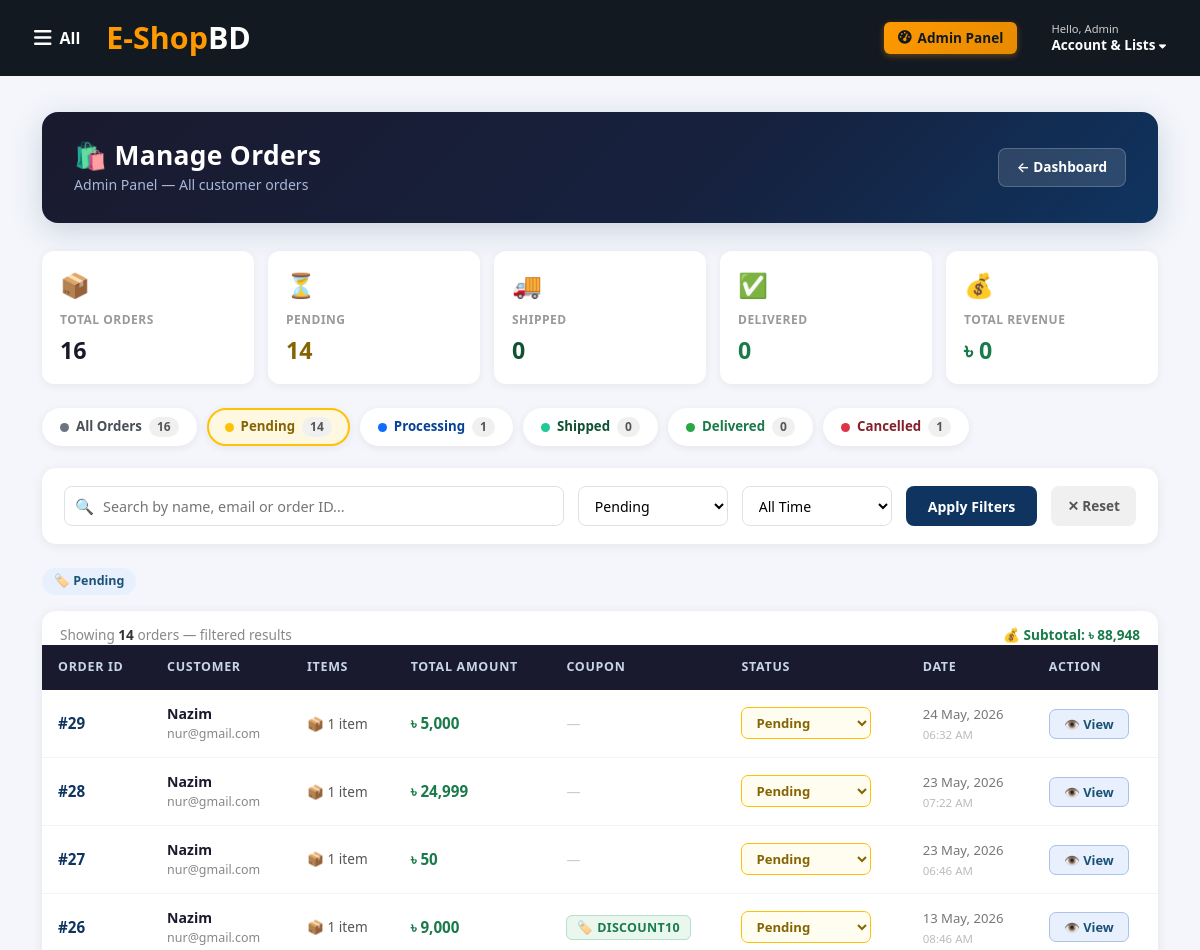
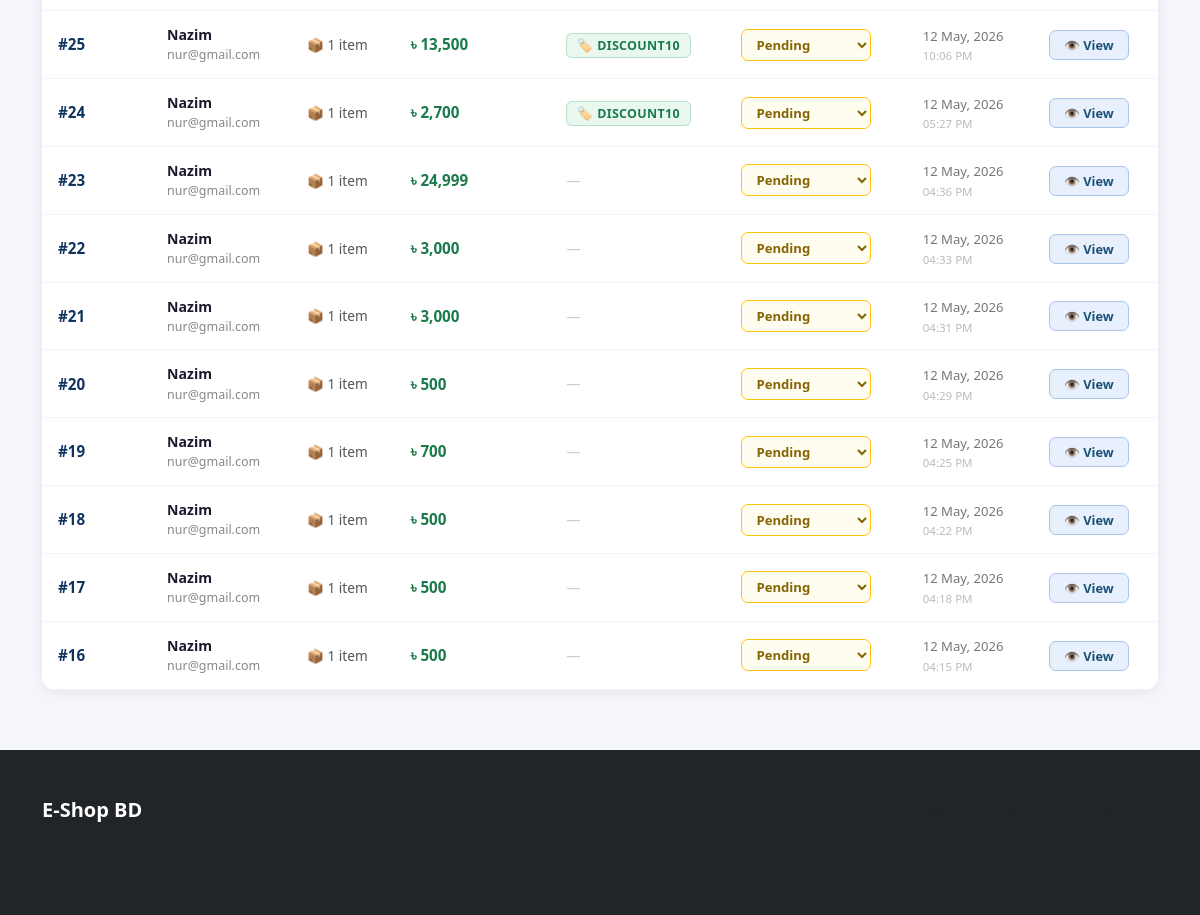
/admin/manage_orders.php?status=Pending (signed in), run on the app's committed database (2 pictures, top to bottom).
### tables this page shows
CREATE TABLE `orders` (
  `id` int(11) NOT NULL,
  `user_id` int(11) DEFAULT NULL,
  `total_amount` decimal(10,2) DEFAULT NULL,
  `coupon_code` varchar(50) DEFAULT NULL,
  `status` varchar(50) DEFAULT NULL,
  `created_at` timestamp NOT NULL DEFAULT current_timestamp(),
  `tracking_number` varchar(50) DEFAULT NULL,
  `estimated_delivery` date DEFAULT NULL,
  `notes` text DEFAULT NULL,
  `seller_id` int(11) DEFAULT NULL
);

CREATE TABLE `users` (
  `id` int(11) NOT NULL,
  `name` varchar(100) DEFAULT NULL,
  `email` varchar(100) DEFAULT NULL,
  `password` varchar(255) DEFAULT NULL,
  `role` enum('admin','user','seller','category_manager') DEFAULT 'user',
  `created_at` timestamp NOT NULL DEFAULT current_timestamp(),
  `phone` varchar(15) DEFAULT NULL,
  `address` text DEFAULT NULL,
  `city` varchar(50) DEFAULT NULL,
  `seller_status` enum('pending','approved','rejected') DEFAULT NULL,
  `shop_name` varchar(100) DEFAULT NULL,
  `seller_request_at` timestamp NULL DEFAULT NULL,
  `seller_approved_at` timestamp NULL DEFAULT NULL,
  `seller_address` text DEFAULT NULL
);

### admin/manage_orders.php (the view, shortened to what this page needs)
<?php
include("../config/db.php");
$filter_status = isset($_GET['status']) ? mysqli_real_escape_string($conn, trim($_GET['status'])) : '';
$filter_search = isset($_GET['search']) ? mysqli_real_escape_string($conn, trim($_GET['search'])) : '';
$filter_date   = isset($_GET['date'])   ? $_GET['date'] : '';
$valid_statuses = ['Pending', 'Processing', 'Shipped', 'Delivered', 'Cancelled'];
$where_clauses = ["1=1"];
if (!empty($filter_status) && in_array($filter_status, $valid_statuses)) {
    $where_clauses[] = "o.status = '$filter_status'";
}
$where_sql = implode(' AND ', $where_clauses);
$result = $conn->query("
    SELECT o.id, o.total_amount, o.coupon_code, o.status, o.created_at,
           u.name as customer_name, u.email,
           COUNT(oi.id) as item_count,
           SUM(oi.quantity) as total_items
    FROM orders o
    JOIN users u ON o.user_id = u.id
    LEFT JOIN order_items oi ON o.id = oi.order_id
    WHERE $where_sql
    GROUP BY o.id
    ORDER BY o.created_at DESC
");
$counts = ['all' => 0, 'Pending' => 0, 'Processing' => 0, 'Shipped' => 0, 'Delivered' => 0, 'Cancelled' => 0];
$count_result = $conn->query("SELECT status, COUNT(*) as cnt FROM orders GROUP BY status");
while ($crow = $count_result->fetch_assoc()) {
    if (isset($counts[$crow['status']])) {
        $counts[$crow['status']] = $crow['cnt'];
    }
    $counts['all'] += $crow['cnt'];
}
$revenue_result = $conn->query("
    SELECT SUM(o.total_amount) as total_revenue
    FROM orders o
    JOIN users u ON o.user_id = u.id
    WHERE $where_sql
");
$total_revenue = $revenue_result->fetch_assoc()['total_revenue'] ?? 0;
?>
<?php include("../includes/header.php"); ?>
<div class="orders-page">
<div class="container">
    <div class="page-header-card">
        <div>
            <h1>🛍 Manage Orders</h1>
            <div class="subtitle">Admin Panel — All customer orders</div>
        </div>
        <div class="header-actions">
            <a href="dashboard.php" class="btn-back">← Dashboard</a>
        </div>
    </div>
    <div class="summary-tiles">
        <div class="summary-tile">
            <div class="tile-icon">📦</div>
            <div class="tile-label">Total Orders</div>
            <div class="tile-value"><?= $counts['all'] ?></div>
        </div>
        <div class="summary-tile">
            <div class="tile-icon">⏳</div>
            <div class="tile-label">Pending</div>
            <div class="tile-value" style="color:#856404;"><?= $counts['Pending'] ?></div>
        </div>
        <div class="summary-tile">
            <div class="tile-icon">🚚</div>
            <div class="tile-label">Shipped</div>
            <div class="tile-value" style="color:#0f5132;"><?= $counts['Shipped'] ?></div>
        </div>
        <div class="summary-tile">
            <div class="tile-icon">✅</div>
            <div class="tile-label">Delivered</div>
            <div class="tile-value" style="color:#1a7a4a;"><?= $counts['Delivered'] ?></div>
        </div>
        <div class="summary-tile tile-revenue">
            <div class="tile-icon">💰</div>
            <div class="tile-label">Total Revenue</div>
            <div class="tile-value">৳ <?= number_format(array_sum(
                array_column(
                    iterator_to_array((function() use ($conn) {
                        $r = $conn->query("SELECT SUM(total_amount) as t FROM orders WHERE status='Delivered'");
                        yield $r->fetch_assoc();
                    })()),
                    't'
                )
            )) ?></div>
        </div>
    </div>
    <?php
        $pill_params = function($status) use ($filter_search, $filter_date) {
            $p = [];
            if ($status)       $p[] = 'status=' . urlencode($status);
            if ($filter_search) $p[] = 'search=' . urlencode($filter_search);
            if ($filter_date)  $p[] = 'date='   . urlencode($filter_date);
            return 'manage_orders.php' . ($p ? '?' . implode('&', $p) : '');
        };
    ?>
    <div class="stat-pills">
        <a href="<?= $pill_params('') ?>"
           class="stat-pill pill-all <?= !$filter_status ? 'active' : '' ?>">
            <span class="dot"></span> All Orders <span class="count"><?= $counts['all'] ?></span>
        </a>
        <a href="<?= $pill_params('Pending') ?>"
           class="stat-pill pill-pending <?= $filter_status === 'Pending' ? 'active' : '' ?>">
            <span class="dot"></span> Pending <span class="count"><?= $counts['Pending'] ?></span>
        </a>
        <a href="<?= $pill_params('Processing') ?>"
           class="stat-pill pill-processing <?= $filter_status === 'Processing' ? 'active' : '' ?>">
            <span class="dot"></span> Processing <span class="count"><?= $counts['Processing'] ?></span>
        </a>
        <a href="<?= $pill_params('Shipped') ?>"
           class="stat-pill pill-shipped <?= $filter_status === 'Shipped' ? 'active' : '' ?>">
            <span class="dot"></span> Shipped <span class="count"><?= $counts['Shipped'] ?></span>
        </a>
        <a href="<?= $pill_params('Delivered') ?>"
           class="stat-pill pill-delivered <?= $filter_status === 'Delivered' ? 'active' : '' ?>">
            <span class="dot"></span> Delivered <span class="count"><?= $counts['Delivered'] ?></span>
        </a>
        <a href="<?= $pill_params('Cancelled') ?>"
           class="stat-pill pill-cancelled <?= $filter_status === 'Cancelled' ? 'active' : '' ?>">
            <span class="dot"></span> Cancelled <span class="count"><?= $counts['Cancelled'] ?></span>
        </a>
    </div>
    <form method="GET" action="manage_orders.php" class="filter-card">
        <div class="search-wrap">
            <span class="search-icon">🔍</span>
            <input type="text" name="search"
                   placeholder="Search by name, email or order ID..."
                   value="<?= htmlspecialchars($filter_search) ?>">
        </div>
        <select name="status">
            <?php foreach ($valid_statuses as $s): ?>
                <option value="<?= $s ?>" <?= $filter_status === $s ? 'selected' : '' ?>>
                    <?= $s ?>
                </option>
            <?php endforeach; ?>
        </select>
        <select name="date">
            <option value="">All Time</option>
        </select>
        <button type="submit" class="btn-filter">Apply Filters</button>
        <?php if ($filter_search || $filter_status || $filter_date): ?>
            <a href="manage_orders.php" class="btn-reset">✕ Reset</a>
        <?php endif; ?>
    </form>
    <?php if ($filter_search || $filter_status || $filter_date): ?>
        <div class="mb-3 d-flex flex-wrap gap-2">
            <?php if ($filter_status): ?>
                <span class="active-filter-badge">🏷 <?= $filter_status ?></span>
            <?php endif; ?>
        </div>
    <?php endif; ?>
    <div class="table-card">
        <?php $total = $result->num_rows; ?>
        <div class="results-info">
            <span>
                Showing <strong><?= $total ?></strong> order<?= $total != 1 ? 's' : '' ?>
                <?= ($filter_search || $filter_status || $filter_date) ? '— filtered results' : '' ?>
            </span>
            <?php if ($total > 0): ?>
                <span class="revenue-summary">
                    💰 Subtotal: ৳ <?= number_format($total_revenue) ?>
                </span>
            <?php endif; ?>
        </div>
        <div class="table-responsive">
        <table class="table">
            <thead>
                <tr>
                    <th>Order ID</th>
                    <th>Customer</th>
                    <th>Items</th>
                    <th>Total Amount</th>
                    <th>Coupon</th>
                    <th>Status</th>
                    <th>Date</th>
                    <th>Action</th>
                </tr>
            </thead>
            <tbody>
                <?php if ($total > 0): ?>
                    <?php while ($order = $result->fetch_assoc()): ?>
                        <?php
                            $st           = $order['status'];
                            $select_class = 'status-' . strtolower($st);
                        ?>
                        <tr>
                            <td>
                                <span class="order-id">#<?= $order['id'] ?></span>
                            </td>
                            <td>
                                <div class="customer-name"><?= htmlspecialchars($order['customer_name']) ?></div>
                                <div class="customer-email"><?= htmlspecialchars($order['email']) ?></div>
                            </td>
                            <td>
                                <span class="items-tag">
                                    📦 <?= $order['item_count'] ?> item<?= $order['item_count'] != 1 ? 's' : '' ?>
                                </span>
                            </td>
                            <td>
                                <span class="price-tag">৳ <?= number_format($order['total_amount']) ?></span>
                            </td>
                            <td>
                                <?php if (!empty($order['coupon_code'])): ?>
                                    <span class="coupon-badge">🏷 <?= htmlspecialchars($order['coupon_code']) ?></span>
                                <?php else: ?>
                                    <span style="color:#ccc;">—</span>
                                <?php endif; ?>
                            </td>
                            <td>
                                <form method="POST" class="d-inline">
                                    <select name="status"
                                            class="status-select <?= $select_class ?>"
                                            onchange="this.form.submit()">
                                        <?php foreach ($valid_statuses as $s): ?>
                                            <option value="<?= $s ?>" <?= $order['status'] === $s ? 'selected' : '' ?>>
                                                <?= $s ?>
                                            </option>
                                        <?php endforeach; ?>
                                    </select>
                                </form>
                            </td>
                            <td>
                                <span class="date-tag">
                                    <?= date('d M, Y', strtotime($order['created_at'])) ?>
                                </span>
                                <div style="font-size:0.72rem; color:#bbb; margin-top:1px;">
                                    <?= date('h:i A', strtotime($order['created_at'])) ?>
                                </div>
                            </td>
                            <td>
                                <a href="order_details.php?id=<?= $order['id'] ?>" class="btn-view">
                                    👁 View
                                </a>
                            </td>
                        </tr>
                    <?php endwhile; ?>
                <?php endif; ?>
            </tbody>
        </table>
        </div>
    </div>
</div>
</div>
<?php include("../includes/footer.php"); ?>

### data on the page
orders: id "29", user.name "Nazim", user.email "nur@gmail.com", item_count "1", total_amount "5,000", status "Pending", created_at "24 May, 2026", created_at "06:32 AM"
orders: id "28", user.name "Nazim", user.email "nur@gmail.com", item_count "1", total_amount "24,999", status "Pending", created_at "23 May, 2026", created_at "07:22 AM"
orders: id "27", user.name "Nazim", user.email "nur@gmail.com", item_count "1", total_amount "50", status "Pending", created_at "23 May, 2026", created_at "06:46 AM"
orders: id "26", user.name "Nazim", user.email "nur@gmail.com", item_count "1", total_amount "9,000", coupon_code "DISCOUNT10", status "Pending", created_at "13 May, 2026", created_at "08:46 AM"
orders: id "25", user.name "Nazim", user.email "nur@gmail.com", item_count "1", total_amount "13,500", coupon_code "DISCOUNT10", status "Pending", created_at "12 May, 2026", created_at "10:06 PM"
orders: id "24", user.name "Nazim", user.email "nur@gmail.com", item_count "1", total_amount "2,700", coupon_code "DISCOUNT10", status "Pending", created_at "12 May, 2026", created_at "05:27 PM"
orders: id "23", user.name "Nazim", user.email "nur@gmail.com", item_count "1", total_amount "24,999", status "Pending", created_at "12 May, 2026", created_at "04:36 PM"
orders: id "22", user.name "Nazim", user.email "nur@gmail.com", item_count "1", total_amount "3,000", status "Pending", created_at "12 May, 2026", created_at "04:33 PM"
orders: id "21", user.name "Nazim", user.email "nur@gmail.com", item_count "1", total_amount "3,000", status "Pending", created_at "12 May, 2026", created_at "04:31 PM"
orders: id "20", user.name "Nazim", user.email "nur@gmail.com", item_count "1", total_amount "500", status "Pending", created_at "12 May, 2026", created_at "04:29 PM"
orders: id "19", user.name "Nazim", user.email "nur@gmail.com", item_count "1", total_amount "700", status "Pending", created_at "12 May, 2026", created_at "04:25 PM"
orders: id "18", user.name "Nazim", user.email "nur@gmail.com", item_count "1", total_amount "500", status "Pending", created_at "12 May, 2026", created_at "04:22 PM"
orders: id "17", user.name "Nazim", user.email "nur@gmail.com", item_count "1", total_amount "500", status "Pending", created_at "12 May, 2026", created_at "04:18 PM"
orders: id "16", user.name "Nazim", user.email "nur@gmail.com", item_count "1", total_amount "500", status "Pending", created_at "12 May, 2026", created_at "04:15 PM"

### other printed values
$first_name "Admin"
$counts['all'] "16"
$counts['Pending'] "14"
$counts['Shipped'] "0"
$counts['Delivered'] "0"
$counts['Processing'] "1"
$counts['Cancelled'] "1"
$filter_status "Pending"
$total "14"
$total_revenue "88,948"
form field status "Pending"
